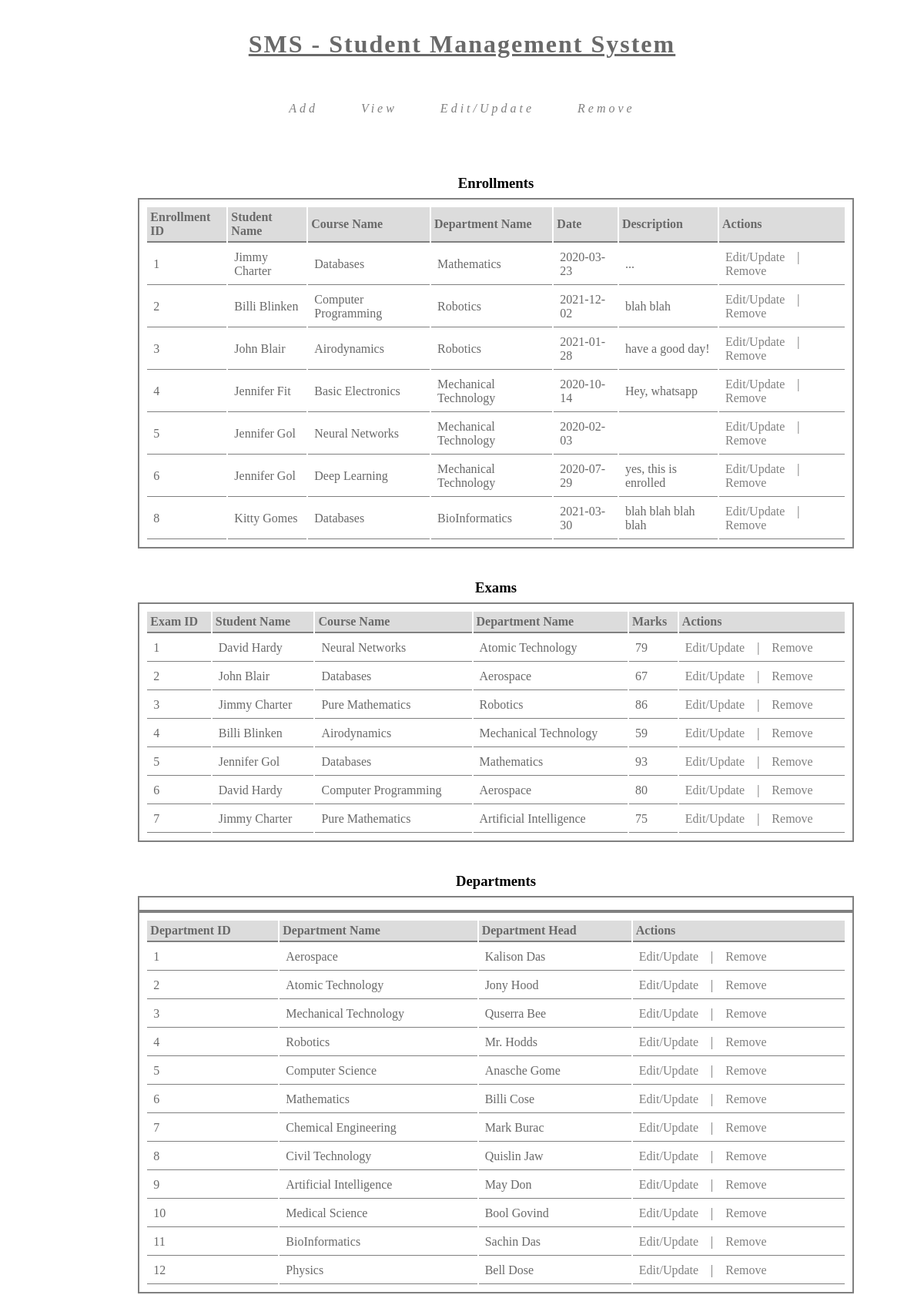
The page / (upper part) on the database its author committed.
### tables this page shows
CREATE TABLE `enrollments` (
  `enrol_id` int(11) NOT NULL,
  `student_id` int(11) NOT NULL,
  `course_id` int(11) NOT NULL,
  `dept_id` int(11) NOT NULL,
  `dated` date NOT NULL,
  `description` varchar(500) DEFAULT NULL
);

CREATE TABLE `stds` (
  `student_id` int(11) NOT NULL,
  `student_name` varchar(50) NOT NULL,
  `sex` char(1) NOT NULL,
  `address` varchar(100) NOT NULL,
  `contact` varchar(15) NOT NULL
);

CREATE TABLE `courses` (
  `course_id` int(11) NOT NULL,
  `c_name` varchar(30) NOT NULL,
  `tutor` varchar(50) NOT NULL,
  `qualification` varchar(50) NOT NULL,
  `experience` varchar(30) NOT NULL
);

CREATE TABLE `depts` (
  `dept_id` int(11) NOT NULL,
  `dept_name` varchar(30) NOT NULL,
  `dept_head` varchar(50) NOT NULL
);

CREATE TABLE `exams` (
  `exam_id` int(11) NOT NULL,
  `student_id` int(11) NOT NULL,
  `course_id` int(11) NOT NULL,
  `dept_id` int(11) NOT NULL,
  `marks` int(11) NOT NULL
);

### index.php (the view, shortened to what this page needs)
<?php
require_once "connect.php";
$enrolls = mysqli_query($con, "SELECT e.enrol_id, s.student_name, c.c_name, d.dept_name, e.dated, e.description
	FROM enrollments e
	INNER JOIN courses c
	ON e.course_id=c.course_id
	INNER JOIN depts d
	ON e.dept_id=d.dept_id
	INNER JOIN stds s
	ON e.student_id=s.student_id");
$exams = mysqli_query($con, "SELECT e.exam_id, s.student_id, s.student_name, c.c_name, d.dept_name , e.marks
	FROM exams e
	INNER JOIN courses c
	ON e.course_id=c.course_id
	INNER JOIN depts d
	ON e.dept_id=d.dept_id
	INNER JOIN stds s
	ON e.student_id=s.student_id");
$depts = mysqli_query($con, "SELECT * FROM depts");
?>
<html>
<link rel="stylesheet" href="css/style.css">
<head>
</head>
<body>
<center>
<div class="container">
<br />
<center>
<div class="header-text">
<h1>SMS - Student Management System</h1>
<br />
<p>
<a href="add_select_item.php">Add</a>
<a href="view_select_item.php">View</a>
<a href="edit_select_item.php">Edit/Update</a>
<a href="remove_select_item.php">Remove</a>
</p>
</div>
</center>
<div class="content">
<div class="table-data">
<h3>Enrollments</h3>
<table>
<thead>
<th>Enrollment ID</th>
<th>Student Name</th>
<th>Course Name</th>
<th>Department Name</th>
<th>Date</th>
<th>Description</th>
<th>Actions</th>
</thead>
<tbody>
<?php
while($row = mysqli_fetch_array($enrolls)){
?>
<tr>
<td><?php echo $row['enrol_id']; ?></td>
<td><?php echo $row['student_name']; ?></td>
<td><?php echo $row['c_name'];?></td>
<td><?php echo $row['dept_name'];?></td>
<td><?php echo $row['dated'];?></td>
<td><?php echo $row['description'];?></td>
<td>
<a href="edit_enrol.php?id=<?php echo $row['enrol_id'];?>">Edit/Update</a>
&nbsp;&nbsp;&nbsp;|&nbsp;&nbsp;&nbsp;
<a href="remove_enrol.php?id=<?php echo $row['enrol_id'];?>">Remove</a>
</td>
</div>
</div>
<?php
}
?>
<div class="table-data">
<h3>Exams</h3>
<table>
<thead>
<th>Exam ID</th>
<th>Student Name</th>
<th>Course Name</th>
<th>Department Name</th>
<th>Marks</th>
<th>Actions</th>
</thead>
<tbody>
<?php
while($row = mysqli_fetch_array($exams)){
?>
<tr>
<td><?php echo $row['exam_id']; ?></td>
<td><?php echo $row['student_name']; ?></td>
<td><?php echo $row['c_name'];?></td>
<td><?php echo $row['dept_name'];?></td>
<td><?php echo $row['marks'];?></td>
<td>
<a href="edit_exam.php?id=<?php echo $row['exam_id'];?>">Edit/Update</a>
&nbsp;&nbsp;&nbsp;|&nbsp;&nbsp;&nbsp;
<a href="remove_exam.php?id=<?php echo $row['exam_id'];?>">Remove</a>
</td>
</div>
<?php
}
?>
<div class="table-data">
<table>
<div class="data-items">
<h3>Departments</h3>
<table>
<thead>
<th>Department ID</th>
<th>Department Name</th>
<th>Department Head</th>
<th>Actions</th>
</thead>
<tbody>
<?php
while($row = mysqli_fetch_array($depts)){
?>
<tr>
<td><?php echo $row['dept_id']; ?></td>
<td><?php echo $row['dept_name'];?></td>
<td><?php echo $row['dept_head'];?></td>
<td>
<a href="edit_dept.php?id=<?php echo $row['dept_id'];?>">Edit/Update</a>
&nbsp;&nbsp;&nbsp;|&nbsp;&nbsp;&nbsp;
<a href="remove_dept.php?id=<?php echo $row['dept_id'];?>">Remove</a>
</td>
</div>
</div>
<?php
}
?>
</center>
</body>
</html>

### css/style.css (style rules this page uses)
body { margin:0 auto; width:100%; color: #696969; }
.container { width:100%; }
.header-text { height:8%; }
h1 { letter-spacing:2px; text-decoration:underline; }
.header-text p { letter-spacing:4px; font-style:italic; color:black; }
.header-text a { padding:12px; margin:12px; }
a { text-decoration:none;color:gray; }
h3 { padding:0px; margin:8px; }
.content { clear:both; margin-top:100px; margin-left:100px; }
.table-data { width:96%; float:left; margin:16px; color:black; }
table { border:2px solid gray; width:88%; padding:8px; }
th { border-bottom:2px solid gray; text-align:left; padding:4px; background-color:#dcdcdc; }
td { padding:8px; border-bottom:1px solid gray; }

### rows shown on the page
enrollments: enrol_id "1", student.student_name "Jimmy Charter", course.c_name "Databases", dept.dept_name "Mathematics", dated "2020-03-23", description "..."
enrollments: enrol_id "2", student.student_name "Billi Blinken", course.c_name "Computer Programming", dept.dept_name "Robotics", dated "2021-12-02", description "blah blah"
enrollments: enrol_id "3", student.student_name "John Blair", course.c_name "Airodynamics", dept.dept_name "Robotics", dated "2021-01-28", description "have a good day!"
enrollments: enrol_id "4", student.student_name "Jennifer Fit", course.c_name "Basic Electronics", dept.dept_name "Mechanical Technology", dated "2020-10-14", description "Hey, whatsapp"
enrollments: enrol_id "5", student.student_name "Jennifer Gol", course.c_name "Neural Networks", dept.dept_name "Mechanical Technology", dated "2020-02-03"
enrollments: enrol_id "6", student.student_name "Jennifer Gol", course.c_name "Deep Learning", dept.dept_name "Mechanical Technology", dated "2020-07-29", description "yes, this is enrolled"
enrollments: enrol_id "8", student.student_name "Kitty Gomes", course.c_name "Databases", dept.dept_name "BioInformatics", dated "2021-03-30", description "blah blah blah blah"
exams: exam_id "1", student.student_name "David Hardy", course.c_name "Neural Networks", dept.dept_name "Atomic Technology", marks "79"
exams: exam_id "2", student.student_name "John Blair", course.c_name "Databases", dept.dept_name "Aerospace", marks "67"
exams: exam_id "3", student.student_name "Jimmy Charter", course.c_name "Pure Mathematics", dept.dept_name "Robotics", marks "86"
exams: exam_id "4", student.student_name "Billi Blinken", course.c_name "Airodynamics", dept.dept_name "Mechanical Technology", marks "59"
exams: exam_id "5", student.student_name "Jennifer Gol", course.c_name "Databases", dept.dept_name "Mathematics", marks "93"
exams: exam_id "6", student.student_name "David Hardy", course.c_name "Computer Programming", dept.dept_name "Aerospace", marks "80"
exams: exam_id "7", student.student_name "Jimmy Charter", course.c_name "Pure Mathematics", dept.dept_name "Artificial Intelligence", marks "75"
depts: dept_id "1", dept_name "Aerospace", dept_head "Kalison Das"
depts: dept_id "2", dept_name "Atomic Technology", dept_head "Jony Hood"
depts: dept_id "3", dept_name "Mechanical Technology", dept_head "Quserra Bee"
depts: dept_id "4", dept_name "Robotics", dept_head "Mr. Hodds"
depts: dept_id "5", dept_name "Computer Science", dept_head "Anasche Gome"
depts: dept_id "6", dept_name "Mathematics", dept_head "Billi Cose"
depts: dept_id "7", dept_name "Chemical Engineering", dept_head "Mark Burac"
depts: dept_id "8", dept_name "Civil Technology", dept_head "Quislin Jaw"
depts: dept_id "9", dept_name "Artificial Intelligence", dept_head "May Don"
depts: dept_id "10", dept_name "Medical Science", dept_head "Bool Govind"
depts: dept_id "11", dept_name "BioInformatics", dept_head "Sachin Das"
depts: dept_id "12", dept_name "Physics", dept_head "Bell Dose"
